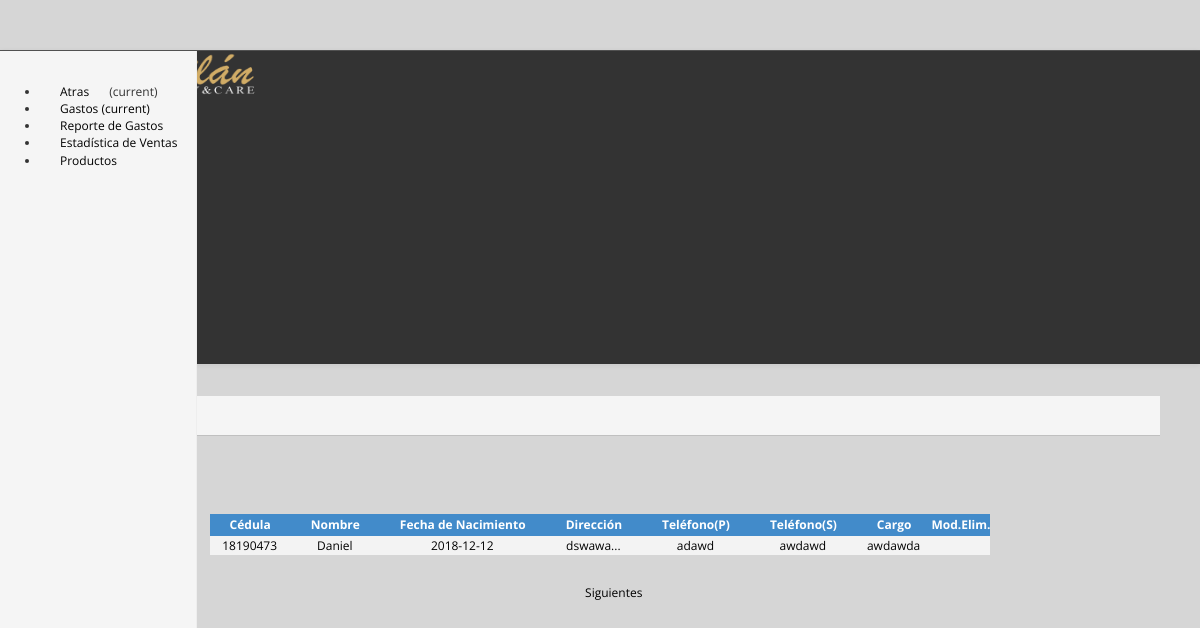
The page /empleados/registro_empleados.php (signed in) on the database its author committed.
### tables this page shows
CREATE TABLE `tb_empleados` (
  `id` int(11) NOT NULL AUTO_INCREMENT,
  `cedula` varchar(45) NOT NULL,
  `nombre` varchar(25) NOT NULL,
  `apellido` varchar(25) NOT NULL,
  `fecha_nacimiento` date NOT NULL,
  `direccion` varchar(45) NOT NULL,
  `telefono_principal` varchar(15) NOT NULL,
  `telefono_secundario` varchar(15) DEFAULT NULL,
  `email` varchar(45) DEFAULT NULL,
  `cargo_ocupacion` varchar(45) NOT NULL,
  PRIMARY KEY (`id`)
);

### class/class.php (called while the page is built, shortened)
<?php
class Conectar
{
    public static function conecta()
    {
        $con = mysql_connect("localhost", "root", "");
        return $con;
    }
}
class Cliente
{
    private $datos;
    public function __construct()
    {
        $this->datos = array();
    }
    public function PaginadoEmpleado($inicio)
    {
        $sql = "select * from tb_empleados order by id desc limit $inicio, 10";
        $res = mysql_query($sql, Conectar::conecta());
        while ($reg = mysql_fetch_assoc($res))
        {
            $this->datos[] = $reg;
        }
        return $this->datos;
    }
    public function MostrarEmpleadoTabla()
    {
        $sql = "select * from tb_empleados";
        $res = mysql_query($sql, Conectar::conecta());
        while ($reg = mysql_fetch_assoc($res))
        {
            $this->datos[] = $reg;
        }
        return $this->datos;
    }
}
?>

### empleados/registro_empleados.php (the view, shortened to what this page needs)
<?php include("../start.php");
	  include("../class/class.php");
	  $empleados = new Cliente();
?>
<!DOCTYPE html>
<html lang="en">
<head>
<link rel="stylesheet" href="../css/bootstrap.min.css">
<link rel="stylesheet" href="../css/bootstrap-theme.min.css">
<link rel="stylesheet" href="../css/style.css"/>
<link href="../css/dashboard.css" rel="stylesheet" type="text/css" />
<link rel="stylesheet" type="text/css" href="../css/component.css" />
</head>
<body>
    <?php include("../include/menu_top.php")?>
    <div class="container-fluid">
        <div class="row">
            <div class="col-sm-3 col-md-2 sidebar">
                <?php
                    include ("../include/menu_lateral_1.php");
                 ?>
            </div>
            <div class="col-sm-9 col-sm-offset-3 col-md-10 col-md-offset-2 main">
            <div class="fondo">
                <div style="background:rgb(245, 245, 245); text-align:left; padding: 5px 0px 0px 0px; height:40px; border-bottom: 1px  #C0C0C0 solid;border-radius: 0px;">
                    <span style="color: #333333; font-weight:bold;font-size:14pt;padding: 0 0 0 10px;">Empleados </span><br><br>
                    <div class="btnSuperior"><a href="add_empleado.php" class="btn btn-primary">Añadir</a></div>
                </div>
                <br><br>
                <div class="row placeholders">
                    <form name="form_clie" id="form_clie" action="registro_cliente.php" method="post">
                <div class="table-responsive">
                <table widht='100%' id='Tabla'  name='Tabla' style='display:' class='table table-hover' border='0' align='center'  >
                <section>
                    <thead>
                    <tr>
                        <th class="tbDinami">Cédula</th>
                        <th class="tbDinami">Nombre</th>
                        <th class="tbDinami">Fecha de Nacimiento</th>
                        <th class="tbDinami">Dirección</th>
                        <th class="tbDinami">Teléfono(P)</th>
                        <th class="tbDinami">Teléfono(S)</th>
                        <th class="tbDinami">Cargo</th>
                        <th>Mod.</th>
                        <th>Elim.</th>
                     </tr>
                 </thead>
                 <tbody>
                 <?php
				 if(isset($_GET["posicion"]))
				 {
					 $inicio = $_GET["posicion"];
					 }
					 else
					 {
						 $inicio=0;
						 }
				 $paginacion = $empleados->PaginadoEmpleado($inicio);
				 $row = $empleados->MostrarEmpleadoTabla();
				 $ind=0;
				 for($i=0; $i<sizeof($paginacion); $i++)
                {
                    $ind= $ind + 1;
                    ?>
                    <tr <?php $ind ?> class="fila">
                    <td><a href="javascript:void(0);" onclick="window.location='modificar_empleado.php?id=<?php echo $row[$i]["id"]?>'"><?php echo $row[$i]["cedula"] ?></a></td>
                    <td><a href="javascript:void(0);" onclick="window.location='modificar_empleado.php?id=<?php echo $row[$i]["id"]?>'"><?php echo substr(ucwords($row[$i]["nombre"]),0,20);?></a></td>
                    <td><a href="javascript:void(0);" onclick="window.location='modificar_empleado.php?id=<?php echo $row[$i]["id"]?>'"><?php echo substr(ucwords($row[$i]["fecha_nacimiento"]),0,20);?></a></td>
                    <td><a href="javascript:void(0);" onclick="window.location='modificar_empleado.php?id=<?php echo $row[$i]["id"]?>'"><?php echo substr($row[$i]["direccion"],0,50)."...";?></a></td>
                    <td><a href="javascript:void(0);" onclick="window.location='modificar_empleado.php?id=<?php echo $row[$i]["id"]?>'"><?php echo $row[$i]["telefono_principal"]?></a></td>
                    <td><a href="javascript:void(0);" onclick="window.location='modificar_empleado.php?id=<?php echo $row[$i]["id"]?>'"><?php echo $row[$i]["telefono_secundario"]?></a></td>
                    <td><a href="javascript:void(0);" onclick="window.location='modificar_empleado.php?id=<?php echo $row[$i]["id"]?>'"><?php echo $row[$i]["cargo_ocupacion"]?></a></td>
                     <td ><a href="javascript:void(0);" class="btn btn-warning"  onclick="window.location='modificar_empleado.php?id=<?php echo $row[$i]["id"]?>'"></a></td>
                    <td><a class="btn btn-danger" style="cursor:pointer;"title="Eliminar" width="20" align="center" onclick="eliminarClie(<?php echo $row[$i]["id"]?>)"></a> </td>
                    </tr>
                   <?php
                    }
                    ?>
                    </section>
                </table>
                </div>
                </form>
                </div>
                <div class="row placeholders">
                    <div class="col-md-12">
                    <nav aria-label="...">
                        <ul class="pager">
                        <?php
						if(count($paginacion)>=10)
						{
							$proxima = $inicio+10;
							?>
                            <li class="next"><a href="?posicion=<?php echo $proxima;?>">Siguientes <span class="glyphicon glyphicon-menu-right" aria-hidden="true"></span></a></li>
                            <?php
							}
							else
							{
								?>
								<li class="next"><a href="#">Siguientes <span class="glyphicon glyphicon-menu-right" aria-hidden="true"></span></a></li>
                                <?php
							}
						?>
                        </ul>
                        </nav>
                    </div>
                </div>
            </div>
            </div>
        </div>
    </div>
</body>
</html>

### css/style.css (style rules this page uses)
table#Tabla { margin-top: 44px !important; }
.fondo { background: none; border-radius: 0px; }
.row { margin-right: 0 !important; margin-left: 0 !important; }
.btnSuperior { margin: 8px 0 0 0; background: #d6d6d6; padding: 6px 0 10px 9px; }
body { padding-top: 70px; }
.btn { color: white !important; }
.main { text-align: center; }
body { font-family: 'Open Sans', sans-serif; font-size:12px; }
td,tr { font-family: 'Open Sans', sans-serif; font-size:12px; }
table { font-family: 'Open Sans', sans-serif; font-size:12px; }
table,td,RegClien { padding: 1px 4px 1px 3px; }
th { background: #428bca; font-weight: bold; color: white; text-align: center; }
tr.fila:nth-child(odd) { background-color:#F3F3F3; }
a:link { text-decoration:none; color:black; }
#absolute,body { background: rgb(214, 214, 214); }
.tbDinami { padding:2px 20px 2px 20px; }
* { -webkit-box-sizing: border-box; -moz-box-sizing: border-box; box-sizing: border-box; outline: none; }

### css/dashboard.css (style rules this page uses)
body { padding-top: 50px; }
.sidebar { display: none; }
@media (min-width: 768px) { .sidebar { position: fixed; top: 51px; bottom: 0; left: 0; z-index: 1000; display: block; padding: 20px; overflow-x: hidden; overflow-y: auto; background-color: #f5f5f5; border-right: 1px solid #eee; } }
.main { padding: 20px; }
@media (min-width: 768px) { .main { padding-right: 40px; padding-left: 40px; } }
.placeholders { margin-bottom: 0px; text-align: center; }

### rows shown on the page
tb_empleados: cedula "18190473", nombre "Daniel", fecha_nacimiento "2018-12-12", direccion "dswawa", telefono_principal "adawd", telefono_secundario "awdawd", cargo_ocupacion "awdawda"
